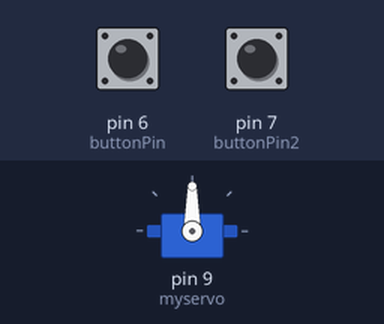
This sketch was run on a simulated Arduino Uno, built with avr-gcc and run on an emulated ATmega328P. On the bench: servo. The inputs (shaded band) are chosen by the test bench; at power-on: pin 6 (buttonPin) HIGH, pin 7 (buttonPin2) HIGH.

Above: at 1.2 s.
1.3 s: pin 6 (buttonPin) pulled LOW for 3.2 s
At 5.7 s:
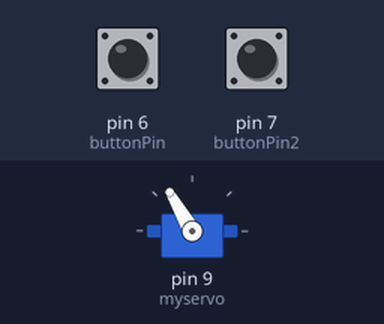
6.0 s: pin 7 (buttonPin2) pulled LOW for 0.15 s
At 6.4 s:
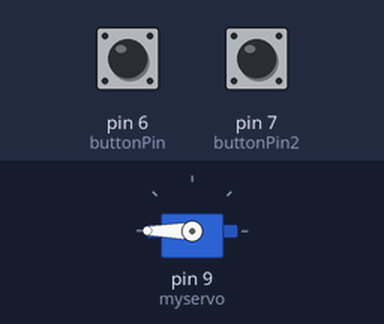
8.0 s: pin 7 (buttonPin2) pulled LOW for 3.2 s
At 8.4 s:
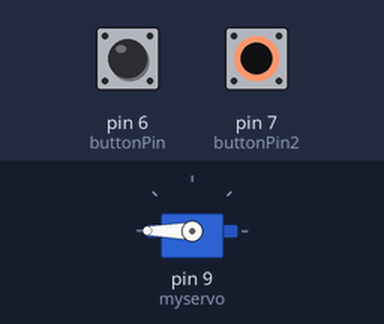
Timing chart, 0 to 13.0 s (numbered marks = the images above; inputs shaded):
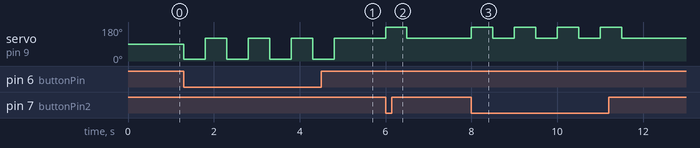

Measured:
- after the input at 1.3 s, servo on pin 9 (myservo): alternates 120° for 0.50 s and 10° for 0.50 s, 8 changes in all, then stays 120°, starting at once
- after the input at 6.0 s, servo on pin 9 (myservo): 120° → 180° at once, → 120° 0.50 s later
- after the input at 8.0 s, servo on pin 9 (myservo): alternates 180° for 0.50 s and 120° for 0.50 s, 8 changes in all, then stays 120°, starting at once

The sketch:

VendingMachine.ino
```cpp
// //
//  Myservo.write and the delay are from Scott Fitzgerald
//  modified 8 Nov 2013
//  by Scott Fitzgerald
//  http://www.arduino.cc/en/Tutorial/Sweep
// */
//I used this example code as a basis for my preliminary prints and used a button to start and stop the motor. The button code was also made by myself and I referenced it from a previous project.
//I added another button to my code from the ButtonFlag code. These two buttons control the different directions of the motor.

int buttonPin = 6; //button to open the servo motor one way is on pin 6
int buttonPin2 = 7; //button to open the servo another way is on pin 7

#include <Servo.h>

Servo myservo;  // create servo object to control a servo
// twelve servo objects can be created on most boards

int pos = 0;    // variable to store the servo position

void setup() {
  pinMode(buttonPin, INPUT_PULLUP);//I referenced this code from my ButtonFlag code
  pinMode(buttonPin2, INPUT_PULLUP); //this code will monitor the input for button 2
  myservo.attach(9);  // attaches the servo on pin 9 to the servo object
}

void loop() {
    if (digitalRead(buttonPin) == LOW) {
    myservo.write(10);              // tell servo to go to position in variable 'pos'
    delay(500);
    myservo.write(120);              // tell servo to go to position in variable 'pos'
    delay(500);
             }
    if(digitalRead(buttonPin2) == LOW) {
    myservo.write(180);              // tell servo to go to position in variable 'pos'
    delay(500);
    myservo.write(120);              // tell servo to go to position in variable 'pos'
    delay(500);
    }
}
```
